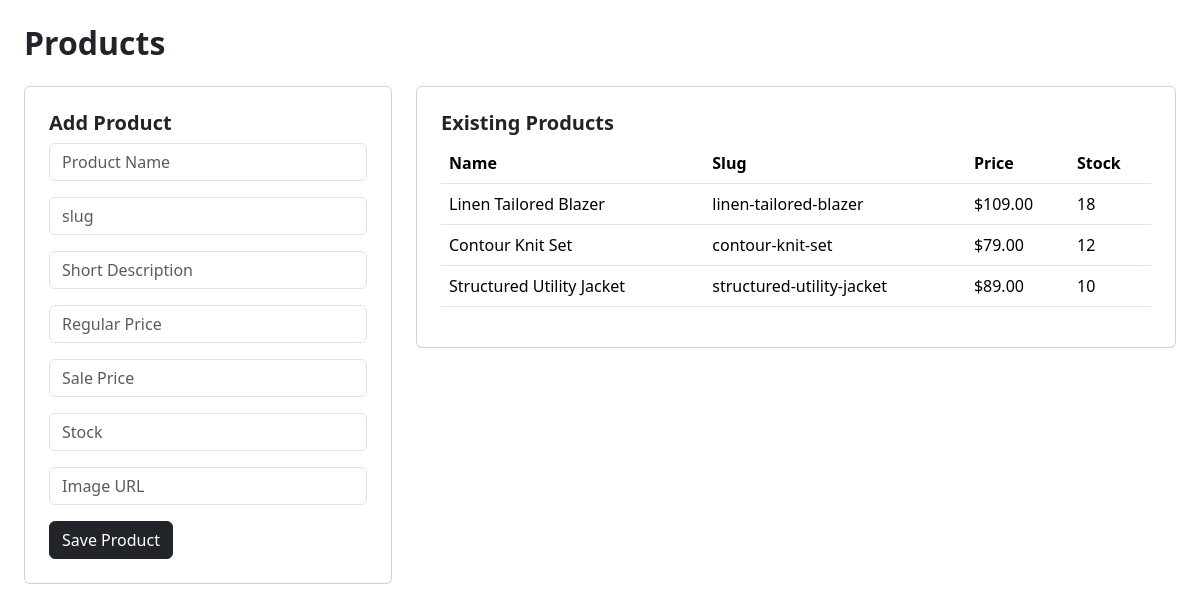
Screenshot of /Admin/products.php (signed in) with the database file from the repository.
### tables this page shows
CREATE TABLE IF NOT EXISTS products (
    id INT UNSIGNED AUTO_INCREMENT PRIMARY KEY,
    category_id INT UNSIGNED NULL,
    name VARCHAR(180) NOT NULL,
    slug VARCHAR(200) NOT NULL UNIQUE,
    short_description TEXT NULL,
    description LONGTEXT NULL,
    sku VARCHAR(80) NULL,
    brand VARCHAR(100) NULL,
    material VARCHAR(120) NULL,
    regular_price DECIMAL(10,2) NOT NULL DEFAULT 0.00,
    sale_price DECIMAL(10,2) NOT NULL DEFAULT 0.00,
    discount_percent INT DEFAULT 0,
    stock_quantity INT DEFAULT 0,
    is_featured TINYINT(1) DEFAULT 0,
    is_trending TINYINT(1) DEFAULT 0,
    is_popular TINYINT(1) DEFAULT 0,
    status ENUM('active','inactive','draft') NOT NULL DEFAULT 'active',
    image_url VARCHAR(255) NULL,
    video_url VARCHAR(255) NULL,
    meta_title VARCHAR(180) NULL,
    meta_description VARCHAR(255) NULL,
    meta_keywords VARCHAR(255) NULL,
    canonical_url VARCHAR(255) NULL,
    created_at TIMESTAMP DEFAULT CURRENT_TIMESTAMP,
    updated_at TIMESTAMP DEFAULT CURRENT_TIMESTAMP ON UPDATE CURRENT_TIMESTAMP,
    CONSTRAINT fk_products_category FOREIGN KEY (category_id) REFERENCES categories(id) ON DELETE SET NULL,
    INDEX idx_products_slug (slug),
    INDEX idx_products_status (status),
    INDEX idx_products_featured (is_featured)
);

### Includes/functions.php (called while the page is built, shortened)
<?php
function db(): PDO {
    $dsn = 'mysql:host=' . DB_HOST . ';port=' . DB_PORT . ';dbname=' . DB_NAME . ';charset=utf8mb4';
    try {
        $pdo = new PDO($dsn, DB_USER, DB_PASS, [
            PDO::ATTR_ERRMODE => PDO::ERRMODE_EXCEPTION,
            PDO::ATTR_DEFAULT_FETCH_MODE => PDO::FETCH_ASSOC,
            PDO::ATTR_EMULATE_PREPARES => false,
        ]);
        return $pdo;
    } catch (PDOException $exception) {
        throw new RuntimeException('Database connection failed: ' . $exception->getMessage());
    }
}
function e(string $value): string {
    return htmlspecialchars($value, ENT_QUOTES, 'UTF-8');
}
function format_currency(float $amount): string {
    return '$' . number_format($amount, 2);
}

### Admin/products.php (the view, shortened to what this page needs)
<?php
require_once __DIR__ . '/../Includes/functions.php';
$products = db()->query('SELECT id, name, slug, regular_price, sale_price, stock_quantity FROM products ORDER BY created_at DESC LIMIT 20')->fetchAll();
?>
<!DOCTYPE html>
<html lang="en">
<head>
    <link rel="stylesheet" href="https://cdn.jsdelivr.net/npm/bootstrap@5.3.3/dist/css/bootstrap.min.css">
</head>
<body>
<div class="container-fluid p-4">
    <h2 class="fw-bold mb-4">Products</h2>
    <div class="row g-4">
        <div class="col-lg-4">
            <div class="card p-4">
                <h5 class="fw-bold">Add Product</h5>
                <form method="post">
                    <div class="mb-3"><input class="form-control" name="name" placeholder="Product Name" required></div>
                    <div class="mb-3"><input class="form-control" name="slug" placeholder="slug"></div>
                    <div class="mb-3"><input class="form-control" name="short_description" placeholder="Short Description"></div>
                    <div class="mb-3"><input class="form-control" type="number" step="0.01" name="regular_price" placeholder="Regular Price"></div>
                    <div class="mb-3"><input class="form-control" type="number" step="0.01" name="sale_price" placeholder="Sale Price"></div>
                    <div class="mb-3"><input class="form-control" type="number" name="stock_quantity" placeholder="Stock"></div>
                    <div class="mb-3"><input class="form-control" name="image_url" placeholder="Image URL"></div>
                    <button class="btn btn-dark" type="submit">Save Product</button>
                </form>
            </div>
        </div>
        <div class="col-lg-8">
            <div class="card p-4">
                <h5 class="fw-bold">Existing Products</h5>
                <table class="table">
                    <thead><tr><th>Name</th><th>Slug</th><th>Price</th><th>Stock</th></tr></thead>
                    <tbody>
                    <?php foreach ($products as $product): ?>
                        <tr>
                            <td><?php echo e($product['name']); ?></td>
                            <td><?php echo e($product['slug']); ?></td>
                            <td><?php echo format_currency((float) $product['sale_price'] ?: (float) $product['regular_price']); ?></td>
                            <td><?php echo (int) $product['stock_quantity']; ?></td>
                        </tr>
                    <?php endforeach; ?>
                    </tbody>
                </table>
            </div>
        </div>
    </div>
</div>
</body>
</html>

### rows the page displays
products: name "Linen Tailored Blazer", slug "linen-tailored-blazer", sale_price "$109.00", stock_quantity "18"
products: name "Contour Knit Set", slug "contour-knit-set", sale_price "$79.00", stock_quantity "12"
products: name "Structured Utility Jacket", slug "structured-utility-jacket", sale_price "$89.00", stock_quantity "10"
